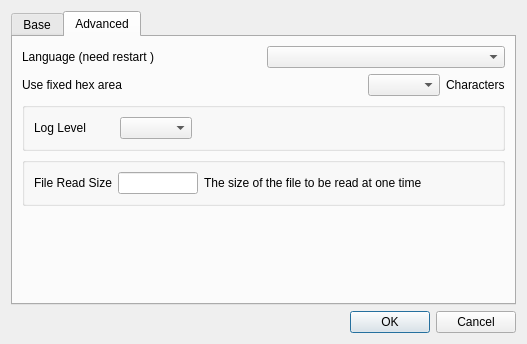
<?xml version="1.0" encoding="UTF-8"?>
<ui version="4.0">
 <class>SettingsDlg</class>
 <widget class="QDialog" name="SettingsDlg">
  <property name="geometry">
   <rect>
    <x>0</x>
    <y>0</y>
    <width>527</width>
    <height>344</height>
   </rect>
  </property>
  <property name="windowTitle">
   <string>Settings</string>
  </property>
  <layout class="QVBoxLayout" name="verticalLayout">
   <item>
    <widget class="QTabWidget" name="tabWidget">
     <property name="currentIndex">
      <number>1</number>
     </property>
     <widget class="QWidget" name="tab">
      <attribute name="title">
       <string>Base</string>
      </attribute>
      <layout class="QVBoxLayout" name="verticalLayout_2">
       <item>
        <widget class="QCheckBox" name="mCheckLatestVersionCheck">
         <property name="text">
          <string>Check for updates automatically</string>
         </property>
        </widget>
       </item>
       <item>
        <widget class="QCheckBox" name="mUseLogTabCheck">
         <property name="text">
          <string>Use log tab at startup</string>
         </property>
        </widget>
       </item>
       <item>
        <widget class="QCheckBox" name="mUseDeviceMechCheck">
         <property name="text">
          <string>Use Device Mechanism</string>
         </property>
        </widget>
       </item>
       <item>
        <layout class="QGridLayout" name="gridLayout_5">
         <property name="topMargin">
          <number>0</number>
         </property>
         <item row="0" column="0">
          <widget class="QLabel" name="label_7">
           <property name="minimumSize">
            <size>
             <width>100</width>
             <height>0</height>
            </size>
           </property>
           <property name="maximumSize">
            <size>
             <width>100</width>
             <height>16777215</height>
            </size>
           </property>
           <property name="text">
            <string>Find Max Objects</string>
           </property>
          </widget>
         </item>
         <item row="0" column="1">
          <widget class="QLineEdit" name="mFindMaxObjectsCountText">
           <property name="minimumSize">
            <size>
             <width>60</width>
             <height>0</height>
            </size>
           </property>
           <property name="maximumSize">
            <size>
             <width>60</width>
             <height>16777215</height>
            </size>
           </property>
           <property name="maxLength">
            <number>4</number>
           </property>
          </widget>
         </item>
         <item row="0" column="2">
          <widget class="QLabel" name="label_8">
           <property name="text">
            <string>Counts</string>
           </property>
          </widget>
         </item>
        </layout>
       </item>
       <item>
        <layout class="QGridLayout" name="gridLayout_4">
         <property name="topMargin">
          <number>0</number>
         </property>
         <item row="0" column="0">
          <widget class="QLabel" name="label_5">
           <property name="minimumSize">
            <size>
             <width>100</width>
             <height>0</height>
            </size>
           </property>
           <property name="maximumSize">
            <size>
             <width>100</width>
             <height>16777215</height>
            </size>
           </property>
           <property name="text">
            <string>Font Family</string>
           </property>
          </widget>
         </item>
         <item row="0" column="1">
          <widget class="QComboBox" name="mFontFamilyCombo">
           <property name="sizePolicy">
            <sizepolicy hsizetype="Preferred" vsizetype="Fixed">
             <horstretch>1</horstretch>
             <verstretch>0</verstretch>
            </sizepolicy>
           </property>
          </widget>
         </item>
         <item row="0" column="2">
          <widget class="QLabel" name="label_6">
           <property name="text">
            <string>Need to restart</string>
           </property>
          </widget>
         </item>
        </layout>
       </item>
       <item>
        <spacer name="verticalSpacer">
         <property name="orientation">
          <enum>Qt::Vertical</enum>
         </property>
         <property name="sizeHint" stdset="0">
          <size>
           <width>20</width>
           <height>40</height>
          </size>
         </property>
        </spacer>
       </item>
      </layout>
     </widget>
     <widget class="QWidget" name="tab_2">
      <attribute name="title">
       <string>Advanced</string>
      </attribute>
      <layout class="QVBoxLayout" name="verticalLayout_3">
       <item>
        <layout class="QGridLayout" name="gridLayout">
         <property name="topMargin">
          <number>0</number>
         </property>
         <item row="0" column="0">
          <widget class="QLabel" name="label">
           <property name="text">
            <string>Language (need restart )</string>
           </property>
          </widget>
         </item>
         <item row="0" column="1">
          <widget class="QComboBox" name="mLangCombo"/>
         </item>
        </layout>
       </item>
       <item>
        <layout class="QGridLayout" name="gridLayout_2">
         <property name="topMargin">
          <number>0</number>
         </property>
         <item row="0" column="3">
          <widget class="QLabel" name="label_10">
           <property name="text">
            <string>Characters</string>
           </property>
          </widget>
         </item>
         <item row="0" column="0">
          <widget class="QLabel" name="label_9">
           <property name="text">
            <string>Use fixed hex area</string>
           </property>
          </widget>
         </item>
         <item row="0" column="2">
          <widget class="QComboBox" name="mHexAreaWidthCombo"/>
         </item>
         <item row="0" column="1">
          <spacer name="horizontalSpacer">
           <property name="orientation">
            <enum>Qt::Horizontal</enum>
           </property>
           <property name="sizeHint" stdset="0">
            <size>
             <width>40</width>
             <height>20</height>
            </size>
           </property>
          </spacer>
         </item>
        </layout>
       </item>
       <item>
        <widget class="QGroupBox" name="mLogLevelGroup">
         <property name="title">
          <string/>
         </property>
         <layout class="QVBoxLayout" name="verticalLayout_4">
          <item>
           <layout class="QGridLayout" name="gridLayout_3">
            <property name="topMargin">
             <number>0</number>
            </property>
            <item row="0" column="1">
             <widget class="QComboBox" name="mLogLevelCombo"/>
            </item>
            <item row="0" column="0">
             <widget class="QLabel" name="label_2">
              <property name="minimumSize">
               <size>
                <width>80</width>
                <height>0</height>
               </size>
              </property>
              <property name="text">
               <string>Log Level</string>
              </property>
             </widget>
            </item>
            <item row="0" column="2">
             <spacer name="horizontalSpacer_2">
              <property name="orientation">
               <enum>Qt::Horizontal</enum>
              </property>
              <property name="sizeHint" stdset="0">
               <size>
                <width>40</width>
                <height>20</height>
               </size>
              </property>
             </spacer>
            </item>
           </layout>
          </item>
         </layout>
        </widget>
       </item>
       <item>
        <widget class="QGroupBox" name="mFileReadSizeGroup">
         <property name="title">
          <string/>
         </property>
         <layout class="QVBoxLayout" name="verticalLayout_5">
          <item>
           <layout class="QGridLayout" name="gridLayout_8">
            <property name="topMargin">
             <number>0</number>
            </property>
            <item row="0" column="1">
             <widget class="QLineEdit" name="mFileReadSizeText">
              <property name="minimumSize">
               <size>
                <width>80</width>
                <height>0</height>
               </size>
              </property>
              <property name="maximumSize">
               <size>
                <width>80</width>
                <height>16777215</height>
               </size>
              </property>
             </widget>
            </item>
            <item row="0" column="2">
             <widget class="QLabel" name="label_4">
              <property name="text">
               <string>The size of the file to be read at one time</string>
              </property>
             </widget>
            </item>
            <item row="0" column="0">
             <widget class="QLabel" name="label_3">
              <property name="text">
               <string>File Read Size</string>
              </property>
             </widget>
            </item>
            <item row="0" column="3">
             <spacer name="horizontalSpacer_3">
              <property name="orientation">
               <enum>Qt::Horizontal</enum>
              </property>
              <property name="sizeHint" stdset="0">
               <size>
                <width>40</width>
                <height>20</height>
               </size>
              </property>
             </spacer>
            </item>
           </layout>
          </item>
         </layout>
        </widget>
       </item>
       <item>
        <spacer name="verticalSpacer_2">
         <property name="orientation">
          <enum>Qt::Vertical</enum>
         </property>
         <property name="sizeHint" stdset="0">
          <size>
           <width>20</width>
           <height>40</height>
          </size>
         </property>
        </spacer>
       </item>
      </layout>
     </widget>
    </widget>
   </item>
   <item>
    <widget class="QDialogButtonBox" name="buttonBox">
     <property name="orientation">
      <enum>Qt::Horizontal</enum>
     </property>
     <property name="standardButtons">
      <set>QDialogButtonBox::Cancel|QDialogButtonBox::Ok</set>
     </property>
    </widget>
   </item>
  </layout>
 </widget>
 <tabstops>
  <tabstop>tabWidget</tabstop>
  <tabstop>mCheckLatestVersionCheck</tabstop>
  <tabstop>mUseLogTabCheck</tabstop>
  <tabstop>mUseDeviceMechCheck</tabstop>
  <tabstop>mFindMaxObjectsCountText</tabstop>
  <tabstop>mFontFamilyCombo</tabstop>
  <tabstop>mLangCombo</tabstop>
  <tabstop>mHexAreaWidthCombo</tabstop>
 </tabstops>
 <resources/>
 <connections>
  <connection>
   <sender>buttonBox</sender>
   <signal>accepted()</signal>
   <receiver>SettingsDlg</receiver>
   <slot>accept()</slot>
   <hints>
    <hint type="sourcelabel">
     <x>248</x>
     <y>254</y>
    </hint>
    <hint type="destinationlabel">
     <x>157</x>
     <y>274</y>
    </hint>
   </hints>
  </connection>
  <connection>
   <sender>buttonBox</sender>
   <signal>rejected()</signal>
   <receiver>SettingsDlg</receiver>
   <slot>reject()</slot>
   <hints>
    <hint type="sourcelabel">
     <x>316</x>
     <y>260</y>
    </hint>
    <hint type="destinationlabel">
     <x>286</x>
     <y>274</y>
    </hint>
   </hints>
  </connection>
 </connections>
</ui>
